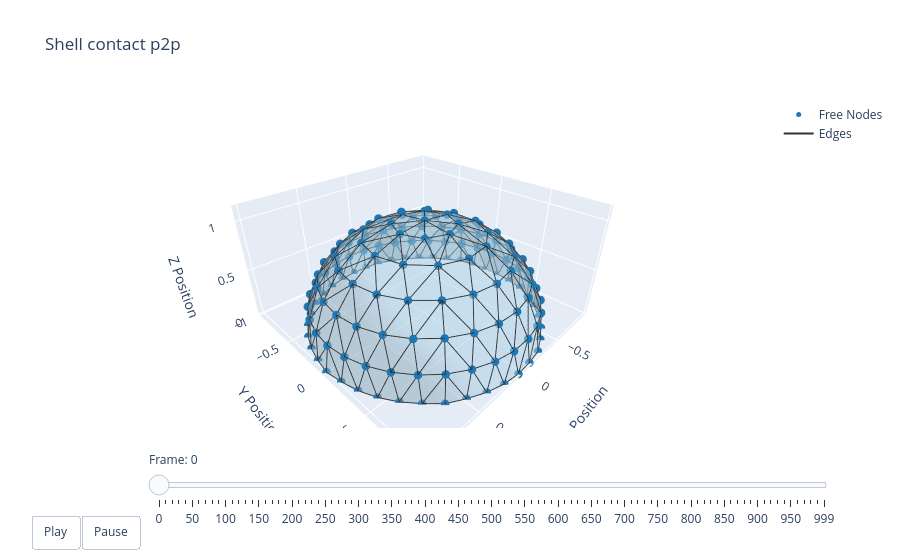

The notebook cell saved with this chart:
### Code cell
t = np.arange(robot.sim_params.total_time, step=robot.sim_params.dt)
options = dismech.AnimationOptions(title='Shell contact p2p', plot_step=10)

fig = dismech.get_interactive_animation_plotly(robot, t, qs, options)
fig.show()

### Figure 1 — Plotly figure (JSON) as saved in the notebook; plotly's stock layout.template omitted (floating-point values rounded to 4 significant figures; data arrays with more than 128 entries replaced by an {"elided": "..."} marker saying what was removed)
{"data": [{"marker": {"color": "#1f78b4", "size": 5}, "mode": "markers", "name": "Free Nodes", "type": "scatter3d", "x": {"elided": "144 float values"}, "y": {"elided": "144 float values"}, "z": {"elided": "144 float values"}}, {"marker": {"color": "#e31a1c", "size": 5}, "mode": "markers", "name": "Fixed Nodes", "type": "scatter3d", "x": [], "y": [], "z": []}, {"line": {"color": "#333333", "width": 2}, "mode": "lines", "name": "Edges", "type": "scatter3d", "x": {"elided": "1164 float values"}, "y": {"elided": "1164 float values"}, "z": {"elided": "1164 float values"}}, {"color": "rgba(166, 206, 227, 0.7)", "i": {"elided": "245 int values"}, "j": {"elided": "245 int values"}, "k": {"elided": "245 int values"}, "name": "Faces", "opacity": 0.7, "showscale": false, "type": "mesh3d", "x": {"elided": "144 float values"}, "y": {"elided": "144 float values"}, "z": {"elided": "144 float values"}}], "layout": {"scene": {"camera": {"eye": {"x": 1.225, "y": 1.225, "z": 1.0}}, "xaxis": {"range": [-0.9933, 1.04], "title": {"text": "X Position"}}, "yaxis": {"range": [-1.015, 1.015], "title": {"text": "Y Position"}}, "zaxis": {"range": [-0.003935, 1.146], "title": {"text": "Z Position"}}}, "sliders": [{"currentvalue": {"prefix": "Frame: "}, "steps": [{"args": [["0"], {"frame": {"duration": 50, "redraw": true}, "mode": "immediate"}], "label": "0", "method": "animate"}, {"args": [["1"], {"frame": {"duration": 50, "redraw": true}, "mode": "immediate"}], "label": "10", "method": "animate"}, {"args": [["2"], {"frame": {"duration": 50, "redraw": true}, "mode": "immediate"}], "label": "20", "method": "animate"}, {"args": [["3"], {"frame": {"duration": 50, "redraw": true}, "mode": "immediate"}], "label": "30", "method": "animate"}, {"args": [["4"], {"frame": {"duration": 50, "redraw": true}, "mode": "immediate"}], "label": "40", "method": "animate"}, {"args": [["5"], {"frame": {"duration": 50, "redraw": true}, "mode": "immediate"}], "label": "50", "method": "animate"}, {"args": [["6"], {"frame": {"duration": 50, "redraw": true}, "mode": "immediate"}], "label": "60", "method": "animate"}, {"args": [["7"], {"frame": {"duration": 50, "redraw": true}, "mode": "immediate"}], "label": "70", "method": "animate"}, {"args": [["8"], {"frame": {"duration": 50, "redraw": true}, "mode": "immediate"}], "label": "80", "method": "animate"}, {"args": [["9"], {"frame": {"duration": 50, "redraw": true}, "mode": "immediate"}], "label": "90", "method": "animate"}, {"args": [["10"], {"frame": {"duration": 50, "redraw": true}, "mode": "immediate"}], "label": "100", "method": "animate"}, {"args": [["11"], {"frame": {"duration": 50, "redraw": true}, "mode": "immediate"}], "label": "110", "method": "animate"}, {"args": [["12"], {"frame": {"duration": 50, "redraw": true}, "mode": "immediate"}], "label": "120", "method": "animate"}, {"args": [["13"], {"frame": {"duration": 50, "redraw": true}, "mode": "immediate"}], "label": "130", "method": "animate"}, {"args": [["14"], {"frame": {"duration": 50, "redraw": true}, "mode": "immediate"}], "label": "140", "method": "animate"}, {"args": [["15"], {"frame": {"duration": 50, "redraw": true}, "mode": "immediate"}], "label": "150", "method": "animate"}, {"args": [["16"], {"frame": {"duration": 50, "redraw": true}, "mode": "immediate"}], "label": "160", "method": "animate"}, {"args": [["17"], {"frame": {"duration": 50, "redraw": true}, "mode": "immediate"}], "label": "170", "method": "animate"}, {"args": [["18"], {"frame": {"duration": 50, "redraw": true}, "mode": "immediate"}], "label": "180", "method": "animate"}, {"args": [["19"], {"frame": {"duration": 50, "redraw": true}, "mode": "immediate"}], "label": "190", "method": "animate"}, {"args": [["20"], {"frame": {"duration": 50, "redraw": true}, "mode": "immediate"}], "label": "200", "method": "animate"}, {"args": [["21"], {"frame": {"duration": 50, "redraw": true}, "mode": "immediate"}], "label": "210", "method": "animate"}, {"args": [["22"], {"frame": {"duration": 50, "redraw": true}, "mode": "immediate"}], "label": "220", "method": "animate"}, {"args": [["23"], {"frame": {"duration": 50, "redraw": true}, "mode": "immediate"}], "label": "230", "method": "animate"}, {"args": [["24"], {"frame": {"duration": 50, "redraw": true}, "mode": "immediate"}], "label": "240", "method": "animate"}, {"args": [["25"], {"frame": {"duration": 50, "redraw": true}, "mode": "immediate"}], "label": "250", "method": "animate"}, {"args": [["26"], {"frame": {"duration": 50, "redraw": true}, "mode": "immediate"}], "label": "260", "method": "animate"}, {"args": [["27"], {"frame": {"duration": 50, "redraw": true}, "mode": "immediate"}], "label": "270", "method": "animate"}, {"args": [["28"], {"frame": {"duration": 50, "redraw": true}, "mode": "immediate"}], "label": "280", "method": "animate"}, {"args": [["29"], {"frame": {"duration": 50, "redraw": true}, "mode": "immediate"}], "label": "290", "method": "animate"}, {"args": [["30"], {"frame": {"duration": 50, "redraw": true}, "mode": "immediate"}], "label": "300", "method": "animate"}, {"args": [["31"], {"frame": {"duration": 50, "redraw": true}, "mode": "immediate"}], "label": "310", "method": "animate"}, {"args": [["32"], {"frame": {"duration": 50, "redraw": true}, "mode": "immediate"}], "label": "320", "method": "animate"}, {"args": [["33"], {"frame": {"duration": 50, "redraw": true}, "mode": "immediate"}], "label": "330", "method": "animate"}, {"args": [["34"], {"frame": {"duration": 50, "redraw": true}, "mode": "immediate"}], "label": "340", "method": "animate"}, {"args": [["35"], {"frame": {"duration": 50, "redraw": true}, "mode": "immediate"}], "label": "350", "method": "animate"}, {"args": [["36"], {"frame": {"duration": 50, "redraw": true}, "mode": "immediate"}], "label": "360", "method": "animate"}, {"args": [["37"], {"frame": {"duration": 50, "redraw": true}, "mode": "immediate"}], "label": "370", "method": "animate"}, {"args": [["38"], {"frame": {"duration": 50, "redraw": true}, "mode": "immediate"}], "label": "380", "method": "animate"}, {"args": [["39"], {"frame": {"duration": 50, "redraw": true}, "mode": "immediate"}], "label": "390", "method": "animate"}, {"args": [["40"], {"frame": {"duration": 50, "redraw": true}, "mode": "immediate"}], "label": "400", "method": "animate"}, {"args": [["41"], {"frame": {"duration": 50, "redraw": true}, "mode": "immediate"}], "label": "410", "method": "animate"}, {"args": [["42"], {"frame": {"duration": 50, "redraw": true}, "mode": "immediate"}], "label": "420", "method": "animate"}, {"args": [["43"], {"frame": {"duration": 50, "redraw": true}, "mode": "immediate"}], "label": "430", "method": "animate"}, {"args": [["44"], {"frame": {"duration": 50, "redraw": true}, "mode": "immediate"}], "label": "440", "method": "animate"}, {"args": [["45"], {"frame": {"duration": 50, "redraw": true}, "mode": "immediate"}], "label": "450", "method": "animate"}, {"args": [["46"], {"frame": {"duration": 50, "redraw": true}, "mode": "immediate"}], "label": "460", "method": "animate"}, {"args": [["47"], {"frame": {"duration": 50, "redraw": true}, "mode": "immediate"}], "label": "470", "method": "animate"}, {"args": [["48"], {"frame": {"duration": 50, "redraw": true}, "mode": "immediate"}], "label": "480", "method": "animate"}, {"args": [["49"], {"frame": {"duration": 50, "redraw": true}, "mode": "immediate"}], "label": "490", "method": "animate"}, {"args": [["50"], {"frame": {"duration": 50, "redraw": true}, "mode": "immediate"}], "label": "500", "method": "animate"}, {"args": [["51"], {"frame": {"duration": 50, "redraw": true}, "mode": "immediate"}], "label": "510", "method": "animate"}, {"args": [["52"], {"frame": {"duration": 50, "redraw": true}, "mode": "immediate"}], "label": "520", "method": "animate"}, {"args": [["53"], {"frame": {"duration": 50, "redraw": true}, "mode": "immediate"}], "label": "530", "method": "animate"}, {"args": [["54"], {"frame": {"duration": 50, "redraw": true}, "mode": "immediate"}], "label": "540", "method": "animate"}, {"args": [["55"], {"frame": {"duration": 50, "redraw": true}, "mode": "immediate"}], "label": "550", "method": "animate"}, {"args": [["56"], {"frame": {"duration": 50, "redraw": true}, "mode": "immediate"}], "label": "560", "method": "animate"}, {"args": [["57"], {"frame": {"duration": 50, "redraw": true}, "mode": "immediate"}], "label": "570", "method": "animate"}, {"args": [["58"], {"frame": {"duration": 50, "redraw": true}, "mode": "immediate"}], "label": "580", "method": "animate"}, {"args": [["59"], {"frame": {"duration": 50, "redraw": true}, "mode": "immediate"}], "label": "590", "method": "animate"}, {"args": [["60"], {"frame": {"duration": 50, "redraw": true}, "mode": "immediate"}], "label": "600", "method": "animate"}, {"args": [["61"], {"frame": {"duration": 50, "redraw": true}, "mode": "immediate"}], "label": "610", "method": "animate"}, {"args": [["62"], {"frame": {"duration": 50, "redraw": true}, "mode": "immediate"}], "label": "620", "method": "animate"}, {"args": [["63"], {"frame": {"duration": 50, "redraw": true}, "mode": "immediate"}], "label": "630", "method": "animate"}, {"args": [["64"], {"frame": {"duration": 50, "redraw": true}, "mode": "immediate"}], "label": "640", "method": "animate"}, {"args": [["65"], {"frame": {"duration": 50, "redraw": true}, "mode": "immediate"}], "label": "650", "method": "animate"}, {"args": [["66"], {"frame": {"duration": 50, "redraw": true}, "mode": "immediate"}], "label": "660", "method": "animate"}, {"args": [["67"], {"frame": {"duration": 50, "redraw": true}, "mode": "immediate"}], "label": "670", "method": "animate"}, {"args": [["68"], {"frame": {"duration": 50, "redraw": true}, "mode": "immediate"}], "label": "680", "method": "animate"}, {"args": [["69"], {"frame": {"duration": 50, "redraw": true}, "mode": "immediate"}], "label": "690", "method": "animate"}, {"args": [["70"], {"frame": {"duration": 50, "redraw": true}, "mode": "immediate"}], "label": "700", "method": "animate"}, {"args": [["71"], {"frame": {"duration": 50, "redraw": true}, "mode": "immediate"}], "label": "710", "method": "animate"}, {"args": [["72"], {"frame": {"duration": 50, "redraw": true}, "mode": "immediate"}], "label": "720", "method": "animate"}, {"args": [["73"], {"frame": {"duration": 50, "redraw": true}, "mode": "immediate"}], "label": "730", "method": "animate"}, {"args": [["74"], {"frame": {"duration": 50, "redraw": true}, "mode": "immediate"}], "label": "740", "method": "animate"}, {"args": [["75"], {"frame": {"duration": 50, "redraw": true}, "mode": "immediate"}], "label": "750", "method": "animate"}, {"args": [["76"], {"frame": {"duration": 50, "redraw": true}, "mode": "immediate"}], "label": "760", "method": "animate"}, {"args": [["77"], {"frame": {"duration": 50, "redraw": true}, "mode": "immediate"}], "label": "770", "method": "animate"}, {"args": [["78"], {"frame": {"duration": 50, "redraw": true}, "mode": "immediate"}], "label": "780", "method": "animate"}, {"args": [["79"], {"frame": {"duration": 50, "redraw": true}, "mode": "immediate"}], "label": "790", "method": "animate"}, {"args": [["80"], {"frame": {"duration": 50, "redraw": true}, "mode": "immediate"}], "label": "800", "method": "animate"}, {"args": [["81"], {"frame": {"duration": 50, "redraw": true}, "mode": "immediate"}], "label": "810", "method": "animate"}, {"args": [["82"], {"frame": {"duration": 50, "redraw": true}, "mode": "immediate"}], "label": "820", "method": "animate"}, {"args": [["83"], {"frame": {"duration": 50, "redraw": true}, "mode": "immediate"}], "label": "830", "method": "animate"}, {"args": [["84"], {"frame": {"duration": 50, "redraw": true}, "mode": "immediate"}], "label": "840", "method": "animate"}, {"args": [["85"], {"frame": {"duration": 50, "redraw": true}, "mode": "immediate"}], "label": "850", "method": "animate"}, {"args": [["86"], {"frame": {"duration": 50, "redraw": true}, "mode": "immediate"}], "label": "860", "method": "animate"}, {"args": [["87"], {"frame": {"duration": 50, "redraw": true}, "mode": "immediate"}], "label": "870", "method": "animate"}, {"args": [["88"], {"frame": {"duration": 50, "redraw": true}, "mode": "immediate"}], "label": "880", "method": "animate"}, {"args": [["89"], {"frame": {"duration": 50, "redraw": true}, "mode": "immediate"}], "label": "890", "method": "animate"}, {"args": [["90"], {"frame": {"duration": 50, "redraw": true}, "mode": "immediate"}], "label": "900", "method": "animate"}, {"args": [["91"], {"frame": {"duration": 50, "redraw": true}, "mode": "immediate"}], "label": "910", "method": "animate"}, {"args": [["92"], {"frame": {"duration": 50, "redraw": true}, "mode": "immediate"}], "label": "920", "method": "animate"}, {"args": [["93"], {"frame": {"duration": 50, "redraw": true}, "mode": "immediate"}], "label": "930", "method": "animate"}, {"args": [["94"], {"frame": {"duration": 50, "redraw": true}, "mode": "immediate"}], "label": "940", "method": "animate"}, {"args": [["95"], {"frame": {"duration": 50, "redraw": true}, "mode": "immediate"}], "label": "950", "method": "animate"}, {"args": [["96"], {"frame": {"duration": 50, "redraw": true}, "mode": "immediate"}], "label": "960", "method": "animate"}, {"args": [["97"], {"frame": {"duration": 50, "redraw": true}, "mode": "immediate"}], "label": "970", "method": "animate"}, {"args": [["98"], {"frame": {"duration": 50, "redraw": true}, "mode": "immediate"}], "label": "980", "method": "animate"}, {"args": [["99"], {"frame": {"duration": 50, "redraw": true}, "mode": "immediate"}], "label": "990", "method": "animate"}, {"args": [["100"], {"frame": {"duration": 50, "redraw": true}, "mode": "immediate"}], "label": "999", "method": "animate"}], "transition": {"duration": 0}, "x": 0.1, "y": 0}], "title": {"text": "Shell contact p2p"}, "updatemenus": [{"buttons": [{"args": [null, {"frame": {"duration": 50, "redraw": true}, "fromcurrent": true}], "label": "Play", "method": "animate"}, {"args": [[null], {"frame": {"duration": 0, "redraw": true}, "mode": "immediate"}], "label": "Pause", "method": "animate"}], "direction": "left", "pad": {"r": 10, "t": 87}, "showactive": false, "type": "buttons", "x": 0.1, "xanchor": "right", "y": 0, "yanchor": "top"}]}}
